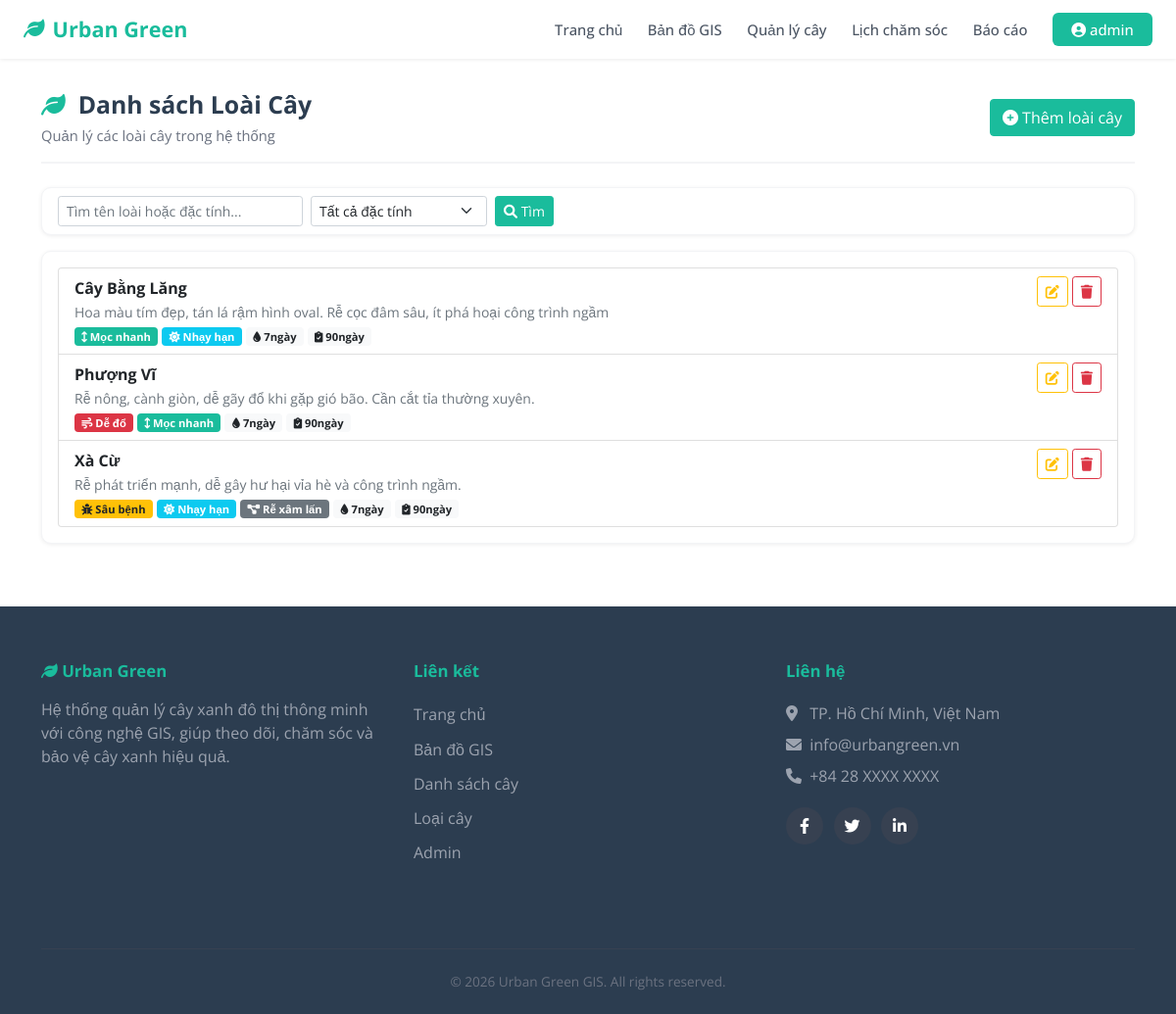
The page /species/ (signed in) on the database its author committed.
### public_map/models.py (models this page shows, shortened)
class TreeSpecies(models.Model):
    name = models.CharField(max_length=100, verbose_name="Tên loài")
    characteristics = models.TextField(verbose_name="Đặc tính", blank=True)
    is_pest_prone = models.BooleanField(default=False, verbose_name="Dễ sâu bệnh")
    is_fall_prone = models.BooleanField(default=False, verbose_name="Dễ đổ/gãy")
    is_fast_growing = models.BooleanField(default=False, verbose_name="Mọc nhanh (cần cắt tỉa)")
    is_drought_sensitive = models.BooleanField(default=False, verbose_name="Nhạy cảm hạn hán")
    is_invasive_roots = models.BooleanField(default=False, verbose_name="Rễ xâm lấn")
    watering_frequency_days = models.PositiveIntegerField(default=7, verbose_name="Chu kỳ tưới nước (ngày)")
    inspection_frequency_days = models.PositiveIntegerField(default=90, verbose_name="Chu kỳ kiểm tra (ngày)")

### public_map/views.py (the view)
# urls.py: path('species/', species_list_view, name='species_list'),
@login_required
def species_list_view(request):
    species = TreeSpecies.objects.all().order_by('name')
    query = request.GET.get('q', '')
    trait_filter = request.GET.get('trait', '')
    if query:
        species = species.filter(
            Q(name__icontains=query) | Q(characteristics__icontains=query)
        )
    trait_filters = {
        'pest': 'is_pest_prone',
        'fall': 'is_fall_prone',
        'fast': 'is_fast_growing',
        'drought': 'is_drought_sensitive',
        'roots': 'is_invasive_roots',
    }
    if trait_filter in trait_filters:
        species = species.filter(**{trait_filters[trait_filter]: True})
    return render(request, 'species_list.html', {
        'species_list': species,
        'query': query,
        'trait_filter': trait_filter,
    })

### public_map/templates/species_list.html (shortened to what this page needs)
{% extends "base.html" %}
{% block content %}
<div class="container py-4">
    <div class="page-header">
        <div>
            <h2 class="page-title"><i class="fas fa-leaf"></i> Danh sách Loài Cây</h2>
            <p class="page-subtitle">Quản lý các loài cây trong hệ thống</p>
        </div>
        <div class="page-actions">
            <a href="{% url 'species_add' %}" class="btn btn-success">
                <i class="fas fa-plus-circle"></i> Thêm loài cây
            </a>
        </div>
    </div>
    <div class="card mb-3">
        <div class="card-body py-2">
            <form method="get" class="d-flex gap-2 align-items-center flex-wrap">
                <input type="text" name="q" class="form-control form-control-sm" placeholder="Tìm tên loài hoặc đặc tính..." value="{{ query }}" style="max-width:250px;">
                <select name="trait" class="form-select form-select-sm" style="max-width:180px;">
                    <option value="">Tất cả đặc tính</option>
                </select>
                <button type="submit" class="btn btn-primary btn-sm"><i class="fas fa-search"></i> Tìm</button>
            </form>
        </div>
    </div>
    <div class="card">
        <div class="card-body">
            {% if species_list %}
            <ul class="list-group">
                {% for s in species_list %}
                <li class="list-group-item d-flex justify-content-between align-items-start">
                    <div>
                        <strong>{{ s.name }}</strong><br>
                        <small class="text-muted">{{ s.characteristics|default:'-' }}</small>
                        <div class="mt-1" style="display:flex;flex-wrap:wrap;gap:4px;">
                            {% if s.is_pest_prone %}<span class="badge bg-warning text-dark" style="font-size:.7rem;"><i class="fas fa-bug"></i> Sâu bệnh</span>{% endif %}
                            {% if s.is_fall_prone %}<span class="badge bg-danger" style="font-size:.7rem;"><i class="fas fa-wind"></i> Dễ đổ</span>{% endif %}
                            {% if s.is_fast_growing %}<span class="badge bg-success" style="font-size:.7rem;"><i class="fas fa-arrows-up-down"></i> Mọc nhanh</span>{% endif %}
                            {% if s.is_drought_sensitive %}<span class="badge bg-info" style="font-size:.7rem;"><i class="fas fa-sun"></i> Nhạy hạn</span>{% endif %}
                            {% if s.is_invasive_roots %}<span class="badge bg-secondary" style="font-size:.7rem;"><i class="fas fa-diagram-project"></i> Rễ xâm lấn</span>{% endif %}
                            <span class="badge bg-light text-dark" style="font-size:.7rem;"><i class="fas fa-droplet"></i> {{ s.watering_frequency_days }}ngày</span>
                            <span class="badge bg-light text-dark" style="font-size:.7rem;"><i class="fas fa-clipboard-check"></i> {{ s.inspection_frequency_days }}ngày</span>
                        </div>
                    </div>
                    <div class="d-flex gap-1">
                        <a href="{% url 'species_edit' s.id %}" class="btn btn-sm btn-outline-warning"><i class="fas fa-edit"></i></a>
                        <form method="post" action="{% url 'species_delete' s.id %}" onsubmit="return confirm('Bạn có chắc muốn xóa loài &quot;{{ s.name }}&quot;?');" style="display:inline;">
                            <button type="submit" class="btn btn-sm btn-outline-danger"><i class="fas fa-trash"></i></button>
                        </form>
                    </div>
                </li>
                {% endfor %}
            </ul>
            {% else %}
            <p class="text-muted">{% if query or trait_filter %}Không tìm thấy loài cây phù hợp.{% else %}Chưa có loài cây nào. Thêm mới để bắt đầu.{% endif %}</p>
            {% endif %}
        </div>
    </div>
</div>
{% endblock %}

### public_map/templates/partials/header.html (shortened to what this page needs)
<header class="ug-header">
    <div class="ug-header-inner">
        <a href="{% url 'home' %}" class="ug-logo">
            <i class="fas fa-leaf"></i> Urban Green
        </a>
        <ul class="ug-nav" id="ug-main-nav">
            <li><a href="{% url 'home' %}">Trang chủ</a></li>
            <li><a href="{% url 'map' %}">Bản đồ GIS</a></li>
            <li><a href="{% url 'tree_list' %}">Quản lý cây</a></li>
            <li><a href="{% url 'maintenance_list' %}">Lịch chăm sóc</a></li>
            <li><a href="{% url 'dashboard' %}">Báo cáo</a></li>
            <li class="ug-user-menu">
                <a href="#" class="ug-header-btn" onclick="this.parentElement.classList.toggle('open');return false;">
                    <i class="fas fa-user-circle"></i> {{ user.get_short_name|default:user.username }}
                </a>
            </li>
        </ul>
    </div>
</header>

### public_map/templates/base.html (style rules this page uses)
:root { --ug-teal: #1abc9c; --ug-teal-dark: #16a085; --ug-dark: #2c3d50; }
body { font-family: 'Open Sans', sans-serif; color: #4b5563; margin: 0; display: flex; flex-direction: column; min-height: 100vh; }
.btn-primary { background-color: var(--ug-teal); border-color: var(--ug-teal); }
.btn-success { background-color: var(--ug-teal); border-color: var(--ug-teal); }
.bg-success { background-color: var(--ug-teal) !important; }
a { color: var(--ug-teal); }
.ug-header { position: fixed; top: 0; left: 0; right: 0; background: #fff; box-shadow: 0 1px 4px rgba(0,0,0,.08); z-index: 1050; }
.ug-header-inner { max-width: 1280px; margin: 0 auto; padding: .85rem 1.5rem; display: flex; justify-content: space-between; align-items: center; }
.ug-logo { font-size: 1.35rem; font-weight: 700; color: var(--ug-teal); text-decoration: none; display: flex; align-items: center; gap: .5rem; }
.ug-nav { display: flex; align-items: center; gap: 1.6rem; list-style: none; margin: 0; padding: 0; }
.ug-nav a { color: #4b5563; text-decoration: none; font-weight: 500; font-size: .93rem; transition: color .2s; }
.ug-header-btn { background: var(--ug-teal); color: #fff !important; padding: .42rem 1.2rem; border-radius: 6px; font-weight: 600; text-decoration: none; transition: background .2s; font-size: .93rem; }
.ug-user-menu { position: relative; }
.card { box-shadow: 0 1px 4px rgba(0,0,0,.07); border: 1px solid #f3f4f6; border-radius: 10px; }
.page-header { display: flex; justify-content: space-between; align-items: center; margin-bottom: 1.5rem; flex-wrap: wrap; gap: 1rem; padding-bottom: 1rem; border-bottom: 2px solid #f3f4f6; }
.page-title { font-size: 1.55rem; font-weight: 700; color: var(--ug-dark); margin: 0; }
.page-title i { color: var(--ug-teal); margin-right: .4rem; }
.page-subtitle { color: #6b7280; font-size: .92rem; margin: .3rem 0 0; }
.page-actions { display: flex; gap: .5rem; align-items: center; flex-wrap: wrap; }

### rows shown on the page
TreeSpecies: name "Cây Bằng Lăng", characteristics "Hoa màu tím đẹp, tán lá rậm hình oval. Rễ cọc đâm sâu, ít phá hoại công trình ngầm", is_fast_growing True (drawn), is_drought_sensitive True (drawn), watering_frequency_days "7", inspection_frequency_days "90"
TreeSpecies: name "Phượng Vĩ", characteristics "Rễ nông, cành giòn, dễ gãy đổ khi gặp gió bão. Cần cắt tỉa thường xuyên.", is_fall_prone True (drawn), is_fast_growing True (drawn), watering_frequency_days "7", inspection_frequency_days "90"
TreeSpecies: name "Xà Cừ", characteristics "Rễ phát triển mạnh, dễ gây hư hại vỉa hè và công trình ngầm.", is_pest_prone True (drawn), is_drought_sensitive True (drawn), is_invasive_roots True (drawn), watering_frequency_days "7", inspection_frequency_days "90"

### other values the page prints
{{ user.get_short_name|default:user.username }} "admin"
